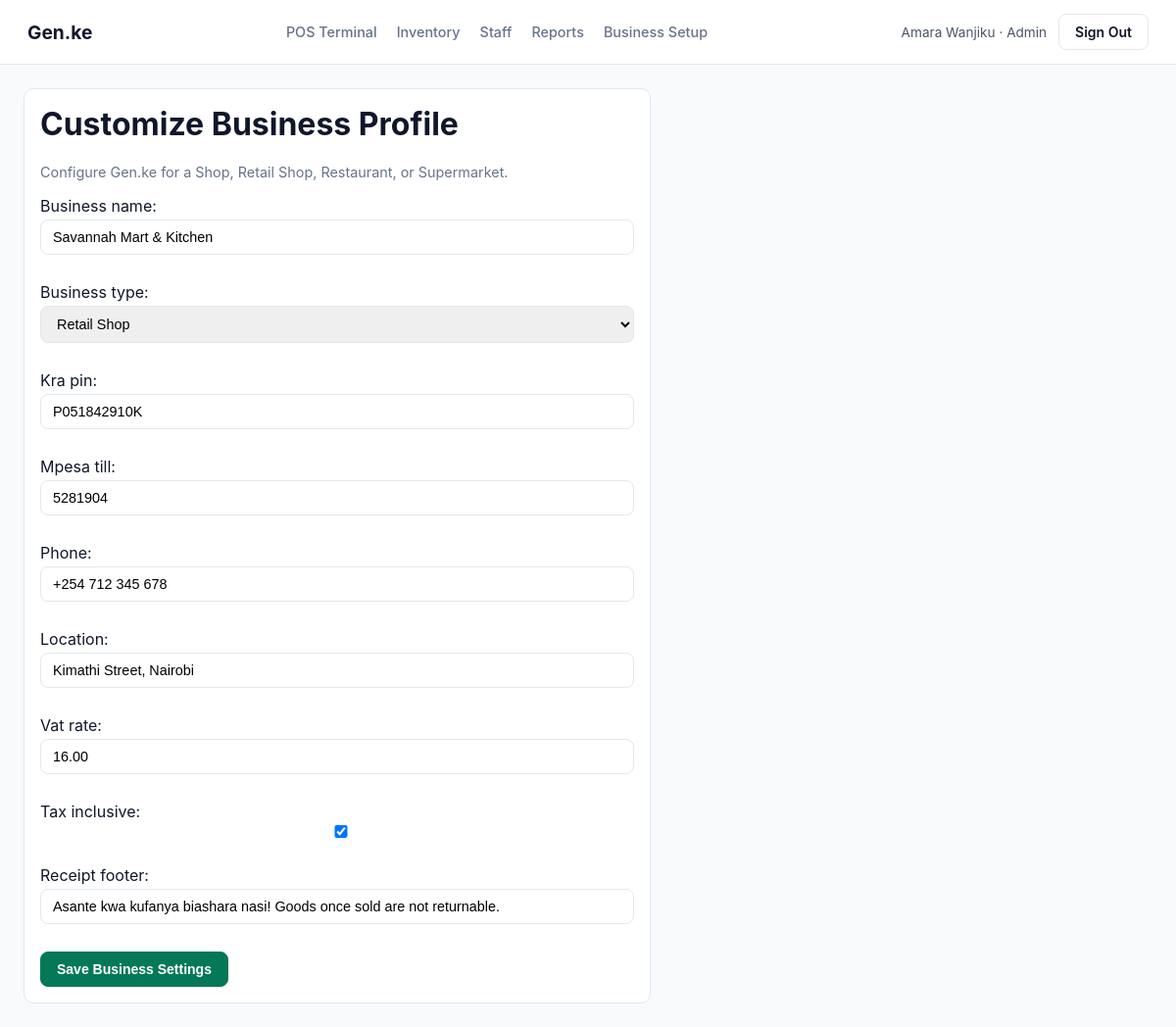
Screenshot of /settings/ (signed in) with the database file from the repository.
### pos/models.py (models this page shows, shortened)
class User(AbstractBaseUser, PermissionsMixin):
    ROLE_CHOICES = [
        ("admin", "Admin"),
        ("cashier", "Cashier"),
        ("staff", "Staff"),
    ]
    email = models.EmailField(unique=True)
    full_name = models.CharField(max_length=120)
    phone = models.CharField(max_length=32, blank=True, default="")
    role = models.CharField(max_length=20, choices=ROLE_CHOICES, default="staff")
    is_active = models.BooleanField(default=True)
    is_staff = models.BooleanField(default=False)
    created_at = models.DateTimeField(default=timezone.now)
    objects = UserManager()
    USERNAME_FIELD = "email"
    REQUIRED_FIELDS = ["full_name"]

class BusinessSettings(models.Model):
    BUSINESS_TYPES = [
        ("shop", "Shop / Duka"),
        ("retail_shop", "Retail Shop"),
        ("restaurant", "Restaurant & Kitchen"),
        ("supermarket", "Supermarket"),
    ]
    business_name = models.CharField(max_length=150, default="Savannah Mart & Kitchen")
    business_type = models.CharField(max_length=30, choices=BUSINESS_TYPES, default="retail_shop")
    kra_pin = models.CharField(max_length=30, blank=True, default="P051842910K")
    mpesa_till = models.CharField(max_length=30, blank=True, default="5281904")
    phone = models.CharField(max_length=32, blank=True, default="+254 712 345 678")
    location = models.CharField(max_length=150, blank=True, default="Kimathi Street, Nairobi")
    vat_rate = models.DecimalField(max_digits=5, decimal_places=2, default=Decimal("16.00"))
    tax_inclusive = models.BooleanField(default=True)
    receipt_footer = models.CharField(
        max_length=255,
        default="Asante kwa kufanya biashara nasi! Goods once sold are not returnable.",
    )
    currency_code = models.CharField(max_length=10, default="KES")
    updated_at = models.DateTimeField(auto_now=True)

### pos/views.py (the view)
# urls.py: path("settings/", views.settings_view, name="settings"),
@login_required
def settings_view(request):
    if request.user.role != "admin":
        messages.error(request, "Admin access required to customize business settings.")
        return redirect("pos_terminal")
    business = get_business_settings()
    if request.method == "POST":
        form = BusinessSettingsForm(request.POST, instance=business)
        if form.is_valid():
            form.save()
            messages.success(request, "Business settings updated.")
            return redirect("settings")
    else:
        form = BusinessSettingsForm(instance=business)
    return render(request, "settings.html", {"business": business, "form": form})

### pos/forms.py
class BusinessSettingsForm(forms.ModelForm):
    class Meta:
        model = BusinessSettings
        fields = [
            "business_name",
            "business_type",
            "kra_pin",
            "mpesa_till",
            "phone",
            "location",
            "vat_rate",
            "tax_inclusive",
            "receipt_footer",
        ]

### pos/views.py (called while the page is built)
def get_business_settings():
    settings_obj, _ = BusinessSettings.objects.get_or_create(pk=1)
    return settings_obj

### templates/settings.html (shortened to what this page needs)
{% extends "base.html" %}
{% block content %}
<div class="card" style="max-width:640px;">
  <h1 style="margin-top:0;">Customize Business Profile</h1>
  <p style="color:#64748b;font-size:0.9rem;">Configure Gen.ke for a Shop, Retail Shop, Restaurant, or Supermarket.</p>
  <form method="post">
    {{ form.as_p }}
    <button type="submit" class="btn btn-primary">Save Business Settings</button>
  </form>
</div>
{% endblock %}

### templates/base.html (shortened to what this page needs)
{% load static %}
<!doctype html>
<html lang="en">
<head>
  <link rel="stylesheet" href="{% static 'css/genke.css' %}" />
</head>
<body>
  {% if user.is_authenticated %}
  <header class="topbar">
    <a class="brand" href="{% url 'pos_terminal' %}">Gen.ke</a>
    <nav class="nav-links">
      <a href="{% url 'pos_terminal' %}">POS Terminal</a>
      <a href="{% url 'inventory' %}">Inventory</a>
      {% if user.role == 'admin' %}
        <a href="{% url 'staff' %}">Staff</a>
        <a href="{% url 'reports' %}">Reports</a>
        <a href="{% url 'settings' %}">Business Setup</a>
      {% endif %}
    </nav>
    <div style="display:flex;align-items:center;gap:12px;">
      <span style="font-size:0.85rem;color:#475569;">{{ user.full_name }} · {{ user.get_role_display }}</span>
      <a class="btn" href="{% url 'logout' %}">Sign Out</a>
    </div>
  </header>
  {% endif %}
  <main class="container">
    {% block content %}{% endblock %}
  </main>
</body>
</html>

### static/css/genke.css (style rules this page uses)
:root { --bg: #f8fafc; --surface: #ffffff; --border: #e2e8f0; --text: #0f172a; --muted: #64748b; --accent: #047857; --accent-hover: #065f46; --danger: #dc2626; --warning: #d97706; }
* { box-sizing: border-box; }
body { margin: 0; font-family: "DM Sans", -apple-system, BlinkMacSystemFont, "Segoe UI", sans-serif; background: var(--bg); color: var(--text); }
.topbar { display: flex; align-items: center; justify-content: space-between; gap: 24px; padding: 14px 28px; background: var(--surface); border-bottom: 1px solid var(--border); }
.brand { font-weight: 700; font-size: 1.2rem; color: var(--text); text-decoration: none; }
.nav-links { display: flex; gap: 20px; align-items: center; }
.nav-links a { color: var(--muted); text-decoration: none; font-size: 0.9rem; font-weight: 500; }
.container { max-width: 1360px; margin: 0 auto; padding: 24px; }
.card { background: var(--surface); border: 1px solid var(--border); border-radius: 10px; padding: 16px; }
.btn { display: inline-flex; align-items: center; justify-content: center; padding: 9px 16px; border-radius: 8px; border: 1px solid var(--border); background: var(--surface); color: var(--text); font-weight: 600; font-size: 0.875rem; cursor: pointer; text-decoration: none; }
.btn-primary { background: var(--accent); border-color: var(--accent); color: #ffffff; }
input, select, textarea { width: 100%; padding: 9px 12px; border: 1px solid var(--border); border-radius: 8px; font-size: 0.9rem; margin-top: 4px; margin-bottom: 12px; }

### rows the page displays
User: full_name "Amara Wanjiku", role "Admin"
BusinessSettings: business_name "Savannah Mart & Kitchen", business_type "Retail Shop", kra_pin "P051842910K", mpesa_till "5281904", phone "+254 712 345 678", location "Kimathi Street, Nairobi", vat_rate "16.00", tax_inclusive "☑", receipt_footer "Asante kwa kufanya biashara nasi! Goods once sold are not returnable."
